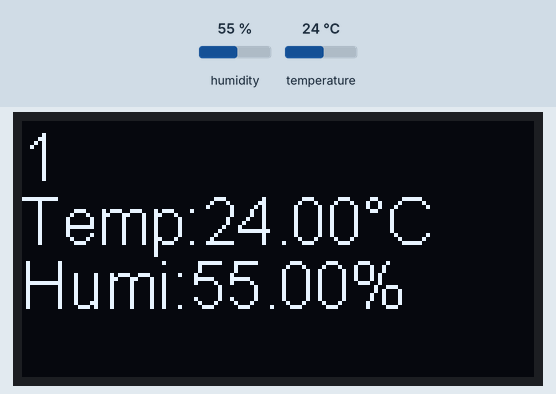
Bench run of a sketch on a simulated ESP8266 (NodeMCU). Parts: 128×64 one-colour display. The test bench sets the inputs (shaded band); at power-on: humidity 55 %, temperature 24 °C. WiFi joins after 1.5 s; servers stay silent unless stated.

Above: at 3.4 s.
3.5 s: humidity set to 22 %
At 7.1 s:
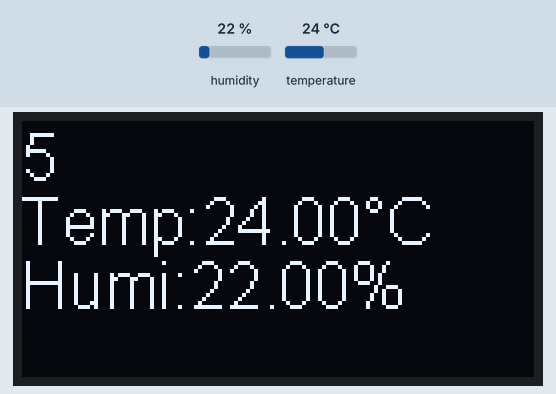
8.3 s: temperature set to 12 °C
At 11.2 s:
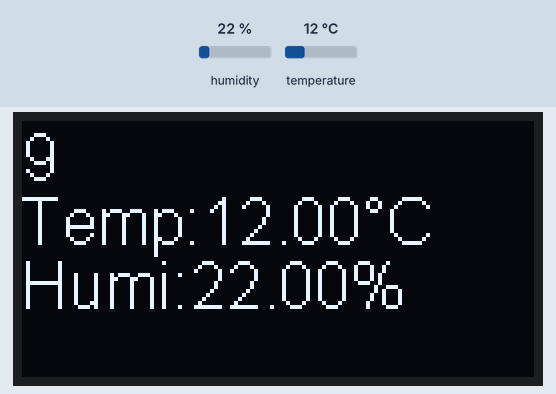
11.3 s: humidity set to 40 %
At 14.2 s:
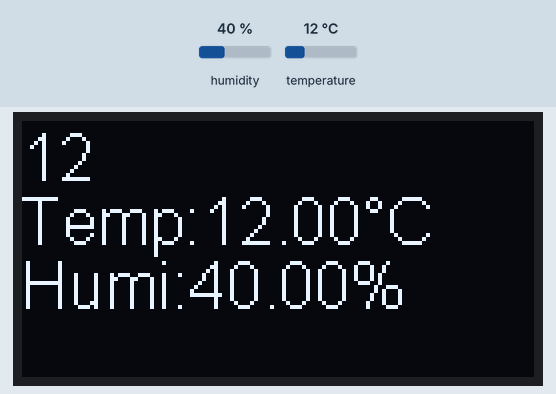
14.3 s: temperature set to 19 °C
At 15.2 s:
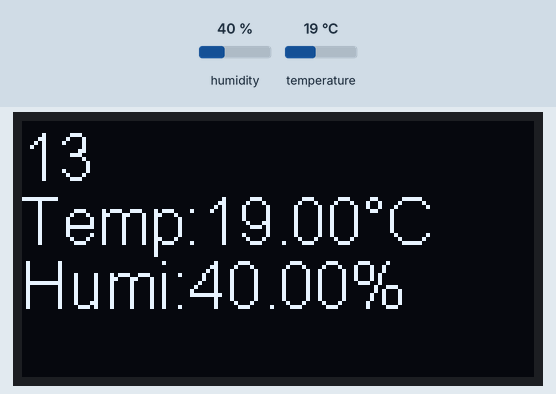
Timing chart, 0 to 17.3 s (numbered marks = the images above; inputs shaded):
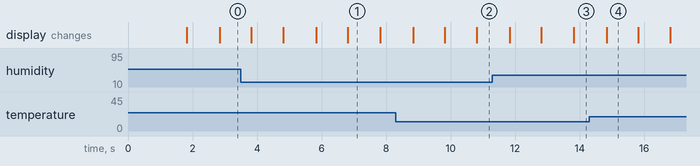

The sketch:

blyncDHT11.ino
```cpp
#define BLYNK_PRINT Serial // 开启串口监视
#include <ESP8266WiFi.h>
#include <BlynkSimpleEsp8266.h>
#include <DHT.h>
#include <Wire.h>               // Only needed for Arduino 1.6.5 and earlier
#include "SSD1306Wire.h"        // legacy: #include "SSD1306.h"

char auth[] = "xxxxxxxxxxxxxxxxxxxxxx";//授权码
char ssid[] = "wifiname";//wifi名称
char pass[] = "wifipassword";//wifi密码
#define DHTPIN 2//传感器连接管脚
#define DHTTYPE DHT11     // DHT 11
DHT dht(DHTPIN, DHTTYPE);
BlynkTimer timer;
SSD1306Wire display(0x3c, SDA, SCL);

int ci = 0;
//该函数将会每秒钟发送数据给V5,V6,
//在app端，组件的读取频率应该设为PUSH。
void sendSensor()
{
  display.clear();
  ci++;
  float h = dht.readHumidity();
  float t = dht.readTemperature(); //摄氏度
  //float t = dht.readTemperature(true); //华氏度
  if (isnan(h) || isnan(t)) {
    Serial.println("Failed to read from DHT sensor!");
    return;
  }
  Blynk.virtualWrite(V5, h);///给V5
  Blynk.virtualWrite(V6, t);//将湿度发送给V6


  display.setTextAlignment(TEXT_ALIGN_LEFT);
  display.setFont(ArialMT_Plain_16);
  display.drawString(0, 0, (String)ci);
  display.drawString(0, 16, "Temp:"+(String)t+"°C");
  display.drawString(0, 32, "Humi:"+(String)h+"%");

  display.display();
}

void setup()
{
  Serial.begin(9600);
  Blynk.begin(auth, ssid, pass);//官方服务器
  //Blynk.begin(auth, ssid, pass, "blynk-cloud.com", 8080);//自建服务器域名模式
  //Blynk.begin(auth, ssid, pass, IPAddress(192, 168, 1, 158), 8080);//自建服务器ip模式
  dht.begin();
  timer.setInterval(1000L, sendSensor);
   display.init();

  display.flipScreenVertically();
  display.setFont(ArialMT_Plain_10);

}

void loop()
{
  Blynk.run();
  timer.run();
}
```

Measured:
- what the display in image 4 shows lasts 1.0 s, from 14.8 s to 15.8 s
